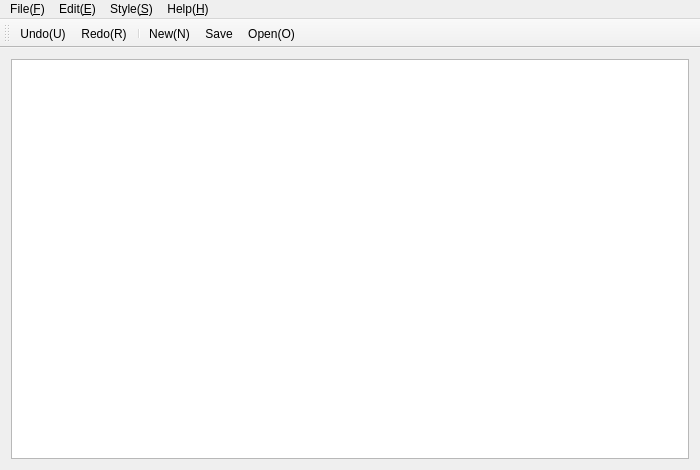
<?xml version="1.0" encoding="UTF-8"?>
<ui version="4.0">
 <class>Notepad</class>
 <widget class="QMainWindow" name="Notepad">
  <property name="geometry">
   <rect>
    <x>0</x>
    <y>0</y>
    <width>700</width>
    <height>470</height>
   </rect>
  </property>
  <property name="minimumSize">
   <size>
    <width>700</width>
    <height>470</height>
   </size>
  </property>
  <property name="windowTitle">
   <string>Notepad</string>
  </property>
  <widget class="QWidget" name="centralWidget">
   <layout class="QHBoxLayout" name="horizontalLayout">
    <item>
     <widget class="QTextEdit" name="textEdit">
      <property name="styleSheet">
       <string notr="true">border-image: url(:/new/icon/ICON/background.jpg);</string>
      </property>
     </widget>
    </item>
   </layout>
  </widget>
  <widget class="QMenuBar" name="menuBar">
   <property name="geometry">
    <rect>
     <x>0</x>
     <y>0</y>
     <width>700</width>
     <height>23</height>
    </rect>
   </property>
   <widget class="QMenu" name="menuFile_F">
    <property name="title">
     <string>File(&amp;F)</string>
    </property>
    <addaction name="newAction"/>
    <addaction name="openAction"/>
    <addaction name="saveAction"/>
    <addaction name="saveAsAction"/>
    <addaction name="separator"/>
    <addaction name="closeAction"/>
   </widget>
   <widget class="QMenu" name="menuEdit">
    <property name="title">
     <string>Edit(&amp;E)</string>
    </property>
    <addaction name="undoAction"/>
    <addaction name="redoAction"/>
    <addaction name="separator"/>
    <addaction name="pasteAction"/>
    <addaction name="copyAction"/>
    <addaction name="cutAction"/>
    <addaction name="separator"/>
    <addaction name="SelectallAction"/>
    <addaction name="separator"/>
    <addaction name="dateTimeAction"/>
   </widget>
   <widget class="QMenu" name="menuStyle">
    <property name="title">
     <string>Style(&amp;S)</string>
    </property>
    <addaction name="fontAction"/>
    <addaction name="colorAction"/>
   </widget>
   <widget class="QMenu" name="menuHelp_H">
    <property name="title">
     <string>Help(&amp;H)</string>
    </property>
    <addaction name="aboutNotepadAction"/>
    <addaction name="aboutQtAction"/>
    <addaction name="separator"/>
    <addaction name="myWebAction"/>
   </widget>
   <addaction name="menuFile_F"/>
   <addaction name="menuEdit"/>
   <addaction name="menuStyle"/>
   <addaction name="menuHelp_H"/>
  </widget>
  <widget class="QToolBar" name="toolBar">
   <property name="windowTitle">
    <string>toolBar</string>
   </property>
   <attribute name="toolBarArea">
    <enum>TopToolBarArea</enum>
   </attribute>
   <attribute name="toolBarBreak">
    <bool>false</bool>
   </attribute>
   <addaction name="undoAction"/>
   <addaction name="redoAction"/>
   <addaction name="separator"/>
   <addaction name="newAction"/>
   <addaction name="saveAction"/>
   <addaction name="openAction"/>
  </widget>
  <action name="newAction">
   <property name="icon">
    <iconset resource="icon.qrc">
     <normaloff>:/new/icon/ICON/new.png</normaloff>:/new/icon/ICON/new.png</iconset>
   </property>
   <property name="text">
    <string>New(&amp;N)</string>
   </property>
  </action>
  <action name="saveAction">
   <property name="icon">
    <iconset resource="icon.qrc">
     <normaloff>:/new/icon/ICON/save.png</normaloff>:/new/icon/ICON/save.png</iconset>
   </property>
   <property name="text">
    <string>Save</string>
   </property>
  </action>
  <action name="closeAction">
   <property name="text">
    <string>Close(&amp;x)</string>
   </property>
  </action>
  <action name="openAction">
   <property name="icon">
    <iconset resource="icon.qrc">
     <normaloff>:/new/icon/ICON/open.png</normaloff>:/new/icon/ICON/open.png</iconset>
   </property>
   <property name="text">
    <string>Open(&amp;O)</string>
   </property>
  </action>
  <action name="saveAsAction">
   <property name="text">
    <string>Sava as...(&amp;S)</string>
   </property>
  </action>
  <action name="undoAction">
   <property name="icon">
    <iconset resource="icon.qrc">
     <normaloff>:/new/icon/ICON/undo.png</normaloff>:/new/icon/ICON/undo.png</iconset>
   </property>
   <property name="text">
    <string>Undo(&amp;U)</string>
   </property>
  </action>
  <action name="redoAction">
   <property name="icon">
    <iconset resource="icon.qrc">
     <normaloff>:/new/icon/ICON/redo.png</normaloff>:/new/icon/ICON/redo.png</iconset>
   </property>
   <property name="text">
    <string>Redo(&amp;R)</string>
   </property>
  </action>
  <action name="pasteAction">
   <property name="text">
    <string>Paste(&amp;P)</string>
   </property>
  </action>
  <action name="copyAction">
   <property name="text">
    <string>Copy(&amp;C)</string>
   </property>
  </action>
  <action name="cutAction">
   <property name="text">
    <string>Cut(&amp;X)</string>
   </property>
  </action>
  <action name="SelectallAction">
   <property name="text">
    <string>SelectAll(&amp;A)</string>
   </property>
  </action>
  <action name="fontAction">
   <property name="text">
    <string>Front</string>
   </property>
  </action>
  <action name="colorAction">
   <property name="text">
    <string>Color</string>
   </property>
  </action>
  <action name="dateTimeAction">
   <property name="text">
    <string>DateTime(&amp;T)</string>
   </property>
  </action>
  <action name="aboutNotepadAction">
   <property name="text">
    <string>About Notepad</string>
   </property>
  </action>
  <action name="aboutQtAction">
   <property name="text">
    <string>About Qt</string>
   </property>
  </action>
  <action name="myWebAction">
   <property name="text">
    <string>My Web</string>
   </property>
  </action>
 </widget>
 <layoutdefault spacing="6" margin="11"/>
 <resources>
  <include location="icon.qrc"/>
 </resources>
 <connections>
  <connection>
   <sender>undoAction</sender>
   <signal>triggered()</signal>
   <receiver>textEdit</receiver>
   <slot>undo()</slot>
   <hints>
    <hint type="sourcelabel">
     <x>-1</x>
     <y>-1</y>
    </hint>
    <hint type="destinationlabel">
     <x>349</x>
     <y>211</y>
    </hint>
   </hints>
  </connection>
  <connection>
   <sender>redoAction</sender>
   <signal>triggered()</signal>
   <receiver>textEdit</receiver>
   <slot>redo()</slot>
   <hints>
    <hint type="sourcelabel">
     <x>-1</x>
     <y>-1</y>
    </hint>
    <hint type="destinationlabel">
     <x>349</x>
     <y>211</y>
    </hint>
   </hints>
  </connection>
  <connection>
   <sender>pasteAction</sender>
   <signal>triggered()</signal>
   <receiver>textEdit</receiver>
   <slot>paste()</slot>
   <hints>
    <hint type="sourcelabel">
     <x>-1</x>
     <y>-1</y>
    </hint>
    <hint type="destinationlabel">
     <x>349</x>
     <y>211</y>
    </hint>
   </hints>
  </connection>
  <connection>
   <sender>copyAction</sender>
   <signal>triggered()</signal>
   <receiver>textEdit</receiver>
   <slot>copy()</slot>
   <hints>
    <hint type="sourcelabel">
     <x>-1</x>
     <y>-1</y>
    </hint>
    <hint type="destinationlabel">
     <x>349</x>
     <y>211</y>
    </hint>
   </hints>
  </connection>
  <connection>
   <sender>cutAction</sender>
   <signal>triggered()</signal>
   <receiver>textEdit</receiver>
   <slot>cut()</slot>
   <hints>
    <hint type="sourcelabel">
     <x>-1</x>
     <y>-1</y>
    </hint>
    <hint type="destinationlabel">
     <x>349</x>
     <y>211</y>
    </hint>
   </hints>
  </connection>
  <connection>
   <sender>SelectallAction</sender>
   <signal>triggered()</signal>
   <receiver>textEdit</receiver>
   <slot>selectAll()</slot>
   <hints>
    <hint type="sourcelabel">
     <x>-1</x>
     <y>-1</y>
    </hint>
    <hint type="destinationlabel">
     <x>349</x>
     <y>211</y>
    </hint>
   </hints>
  </connection>
 </connections>
</ui>
